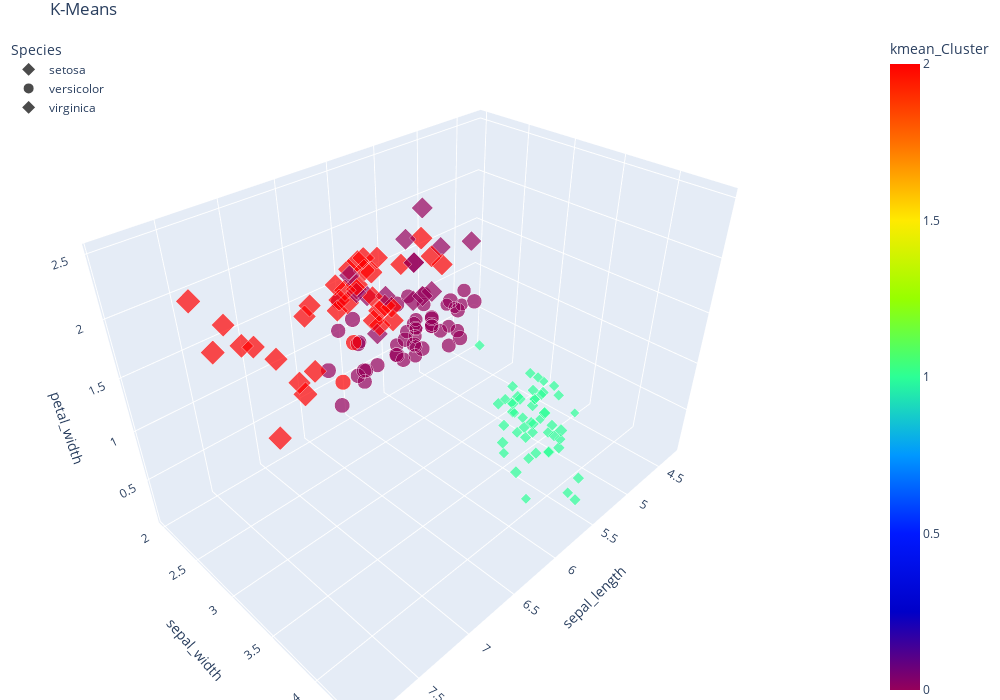

The notebook cell saved with this chart:
### Markdown cell above
The above visualization represents the cluster choices for the Principal Components

### Code cell
kmean_model = KMeans(n_clusters=3)
iris_preds['kmean_Cluster'] = kmean_model.fit_predict(iris_preds[features])

multi_plot = px.scatter_3d(iris_preds , x='sepal_length', y='sepal_width', z='petal_width', color='kmean_Cluster', size='petal_length', size_max=18, symbol='Species', opacity=0.7 , color_continuous_scale=px.colors.sequential.Rainbow, title='K-Means')
multi_plot.update_layout(margin=dict(l=0, r=0, b=0, t=30),width=1000, height=700,legend=dict( yanchor="top", y=0.99, xanchor="left", x=0.01 ) ) 
symbols = {'setosa': 'diamond', 'versicolor':'circle', 'virginica':'diamond'}

for i, d in enumerate(multi_plot.data):
    multi_plot.data[i].marker.symbol = symbols[multi_plot.data[i].name]
    
multi_plot.show()

### Figure 1 — Plotly figure (JSON) as saved in the notebook; plotly's stock layout.template omitted (floating-point values rounded to 4 significant figures)
{"data": [{"hovertemplate": "Species=setosa<br>sepal_length=%{x}<br>sepal_width=%{y}<br>petal_width=%{z}<br>petal_length=%{marker.size}<br>kmean_Cluster=%{marker.color}<extra></extra>", "legendgroup": "setosa", "marker": {"color": [1, 1, 1, 1, 1, 1, 1, 1, 1, 1, 1, 1, 1, 1, 1, 1, 1, 1, 1, 1, 1, 1, 1, 1, 1, 1, 1, 1, 1, 1, 1, 1, 1, 1, 1, 1, 1, 1, 1, 1, 1, 1, 1, 1, 1, 1, 1, 1, 1, 1], "coloraxis": "coloraxis", "opacity": 0.7, "size": [1.4, 1.4, 1.3, 1.5, 1.4, 1.7, 1.4, 1.5, 1.4, 1.5, 1.5, 1.6, 1.4, 1.1, 1.2, 1.5, 1.3, 1.4, 1.7, 1.5, 1.7, 1.5, 1, 1.7, 1.9, 1.6, 1.6, 1.5, 1.4, 1.6, 1.6, 1.5, 1.5, 1.4, 1.5, 1.2, 1.3, 1.4, 1.3, 1.5, 1.3, 1.3, 1.3, 1.6, 1.9, 1.4, 1.6, 1.4, 1.5, 1.4], "sizemode": "area", "sizeref": 0.0213, "symbol": "diamond"}, "mode": "markers", "name": "setosa", "scene": "scene", "showlegend": true, "type": "scatter3d", "x": [5.1, 4.9, 4.7, 4.6, 5, 5.4, 4.6, 5, 4.4, 4.9, 5.4, 4.8, 4.8, 4.3, 5.8, 5.7, 5.4, 5.1, 5.7, 5.1, 5.4, 5.1, 4.6, 5.1, 4.8, 5, 5, 5.2, 5.2, 4.7, 4.8, 5.4, 5.2, 5.5, 4.9, 5, 5.5, 4.9, 4.4, 5.1, 5, 4.5, 4.4, 5, 5.1, 4.8, 5.1, 4.6, 5.3, 5], "y": [3.5, 3, 3.2, 3.1, 3.6, 3.9, 3.4, 3.4, 2.9, 3.1, 3.7, 3.4, 3, 3, 4, 4.4, 3.9, 3.5, 3.8, 3.8, 3.4, 3.7, 3.6, 3.3, 3.4, 3, 3.4, 3.5, 3.4, 3.2, 3.1, 3.4, 4.1, 4.2, 3.1, 3.2, 3.5, 3.6, 3, 3.4, 3.5, 2.3, 3.2, 3.5, 3.8, 3, 3.8, 3.2, 3.7, 3.3], "z": [0.2, 0.2, 0.2, 0.2, 0.2, 0.4, 0.3, 0.2, 0.2, 0.1, 0.2, 0.2, 0.1, 0.1, 0.2, 0.4, 0.4, 0.3, 0.3, 0.3, 0.2, 0.4, 0.2, 0.5, 0.2, 0.2, 0.4, 0.2, 0.2, 0.2, 0.2, 0.4, 0.1, 0.2, 0.2, 0.2, 0.2, 0.1, 0.2, 0.2, 0.3, 0.3, 0.2, 0.6, 0.4, 0.3, 0.2, 0.2, 0.2, 0.2]}, {"hovertemplate": "Species=versicolor<br>sepal_length=%{x}<br>sepal_width=%{y}<br>petal_width=%{z}<br>petal_length=%{marker.size}<br>kmean_Cluster=%{marker.color}<extra></extra>", "legendgroup": "versicolor", "marker": {"color": [0, 0, 2, 0, 0, 0, 0, 0, 0, 0, 0, 0, 0, 0, 0, 0, 0, 0, 0, 0, 0, 0, 0, 0, 0, 0, 0, 2, 0, 0, 0, 0, 0, 0, 0, 0, 0, 0, 0, 0, 0, 0, 0, 0, 0, 0, 0, 0, 0, 0], "coloraxis": "coloraxis", "opacity": 0.7, "size": [4.7, 4.5, 4.9, 4, 4.6, 4.5, 4.7, 3.3, 4.6, 3.9, 3.5, 4.2, 4, 4.7, 3.6, 4.4, 4.5, 4.1, 4.5, 3.9, 4.8, 4, 4.9, 4.7, 4.3, 4.4, 4.8, 5, 4.5, 3.5, 3.8, 3.7, 3.9, 5.1, 4.5, 4.5, 4.7, 4.4, 4.1, 4, 4.4, 4.6, 4, 3.3, 4.2, 4.2, 4.2, 4.3, 3, 4.1], "sizemode": "area", "sizeref": 0.0213, "symbol": "circle"}, "mode": "markers", "name": "versicolor", "scene": "scene", "showlegend": true, "type": "scatter3d", "x": [7, 6.4, 6.9, 5.5, 6.5, 5.7, 6.3, 4.9, 6.6, 5.2, 5, 5.9, 6, 6.1, 5.6, 6.7, 5.6, 5.8, 6.2, 5.6, 5.9, 6.1, 6.3, 6.1, 6.4, 6.6, 6.8, 6.7, 6, 5.7, 5.5, 5.5, 5.8, 6, 5.4, 6, 6.7, 6.3, 5.6, 5.5, 5.5, 6.1, 5.8, 5, 5.6, 5.7, 5.7, 6.2, 5.1, 5.7], "y": [3.2, 3.2, 3.1, 2.3, 2.8, 2.8, 3.3, 2.4, 2.9, 2.7, 2, 3, 2.2, 2.9, 2.9, 3.1, 3, 2.7, 2.2, 2.5, 3.2, 2.8, 2.5, 2.8, 2.9, 3, 2.8, 3, 2.9, 2.6, 2.4, 2.4, 2.7, 2.7, 3, 3.4, 3.1, 2.3, 3, 2.5, 2.6, 3, 2.6, 2.3, 2.7, 3, 2.9, 2.9, 2.5, 2.8], "z": [1.4, 1.5, 1.5, 1.3, 1.5, 1.3, 1.6, 1, 1.3, 1.4, 1, 1.5, 1, 1.4, 1.3, 1.4, 1.5, 1, 1.5, 1.1, 1.8, 1.3, 1.5, 1.2, 1.3, 1.4, 1.4, 1.7, 1.5, 1, 1.1, 1, 1.2, 1.6, 1.5, 1.6, 1.5, 1.3, 1.3, 1.3, 1.2, 1.4, 1.2, 1, 1.3, 1.2, 1.3, 1.3, 1.1, 1.3]}, {"hovertemplate": "Species=virginica<br>sepal_length=%{x}<br>sepal_width=%{y}<br>petal_width=%{z}<br>petal_length=%{marker.size}<br>kmean_Cluster=%{marker.color}<extra></extra>", "legendgroup": "virginica", "marker": {"color": [2, 0, 2, 2, 2, 2, 0, 2, 2, 2, 2, 2, 2, 0, 0, 2, 2, 2, 2, 0, 2, 0, 2, 0, 2, 2, 0, 0, 2, 2, 2, 2, 2, 0, 2, 2, 2, 2, 0, 2, 2, 2, 0, 2, 2, 2, 0, 2, 2, 0], "coloraxis": "coloraxis", "opacity": 0.7, "size": [6, 5.1, 5.9, 5.6, 5.8, 6.6, 4.5, 6.3, 5.8, 6.1, 5.1, 5.3, 5.5, 5, 5.1, 5.3, 5.5, 6.7, 6.9, 5, 5.7, 4.9, 6.7, 4.9, 5.7, 6, 4.8, 4.9, 5.6, 5.8, 6.1, 6.4, 5.6, 5.1, 5.6, 6.1, 5.6, 5.5, 4.8, 5.4, 5.6, 5.1, 5.1, 5.9, 5.7, 5.2, 5, 5.2, 5.4, 5.1], "sizemode": "area", "sizeref": 0.0213, "symbol": "diamond"}, "mode": "markers", "name": "virginica", "scene": "scene", "showlegend": true, "type": "scatter3d", "x": [6.3, 5.8, 7.1, 6.3, 6.5, 7.6, 4.9, 7.3, 6.7, 7.2, 6.5, 6.4, 6.8, 5.7, 5.8, 6.4, 6.5, 7.7, 7.7, 6, 6.9, 5.6, 7.7, 6.3, 6.7, 7.2, 6.2, 6.1, 6.4, 7.2, 7.4, 7.9, 6.4, 6.3, 6.1, 7.7, 6.3, 6.4, 6, 6.9, 6.7, 6.9, 5.8, 6.8, 6.7, 6.7, 6.3, 6.5, 6.2, 5.9], "y": [3.3, 2.7, 3, 2.9, 3, 3, 2.5, 2.9, 2.5, 3.6, 3.2, 2.7, 3, 2.5, 2.8, 3.2, 3, 3.8, 2.6, 2.2, 3.2, 2.8, 2.8, 2.7, 3.3, 3.2, 2.8, 3, 2.8, 3, 2.8, 3.8, 2.8, 2.8, 2.6, 3, 3.4, 3.1, 3, 3.1, 3.1, 3.1, 2.7, 3.2, 3.3, 3, 2.5, 3, 3.4, 3], "z": [2.5, 1.9, 2.1, 1.8, 2.2, 2.1, 1.7, 1.8, 1.8, 2.5, 2, 1.9, 2.1, 2, 2.4, 2.3, 1.8, 2.2, 2.3, 1.5, 2.3, 2, 2, 1.8, 2.1, 1.8, 1.8, 1.8, 2.1, 1.6, 1.9, 2, 2.2, 1.5, 1.4, 2.3, 2.4, 1.8, 1.8, 2.1, 2.4, 2.3, 1.9, 2.3, 2.5, 2.3, 1.9, 2, 2.3, 1.8]}], "layout": {"coloraxis": {"colorbar": {"title": {"text": "kmean_Cluster"}}, "colorscale": [[0, "rgb(150,0,90)"], [0.125, "rgb(0,0,200)"], [0.25, "rgb(0,25,255)"], [0.375, "rgb(0,152,255)"], [0.5, "rgb(44,255,150)"], [0.625, "rgb(151,255,0)"], [0.75, "rgb(255,234,0)"], [0.875, "rgb(255,111,0)"], [1, "rgb(255,0,0)"]]}, "height": 700, "legend": {"itemsizing": "constant", "title": {"text": "Species"}, "tracegroupgap": 0, "x": 0.01, "xanchor": "left", "y": 0.99, "yanchor": "top"}, "margin": {"b": 0, "l": 0, "r": 0, "t": 30}, "scene": {"aspectmode": "auto", "aspectratio": {"x": 1.31, "y": 0.8736, "z": 0.8736}, "domain": {"x": [0, 1], "y": [0, 1]}, "xaxis": {"title": {"text": "sepal_length"}, "type": "linear"}, "yaxis": {"title": {"text": "sepal_width"}, "type": "linear"}, "zaxis": {"title": {"text": "petal_width"}, "type": "linear"}}, "title": {"text": "K-Means"}, "width": 1000}}
